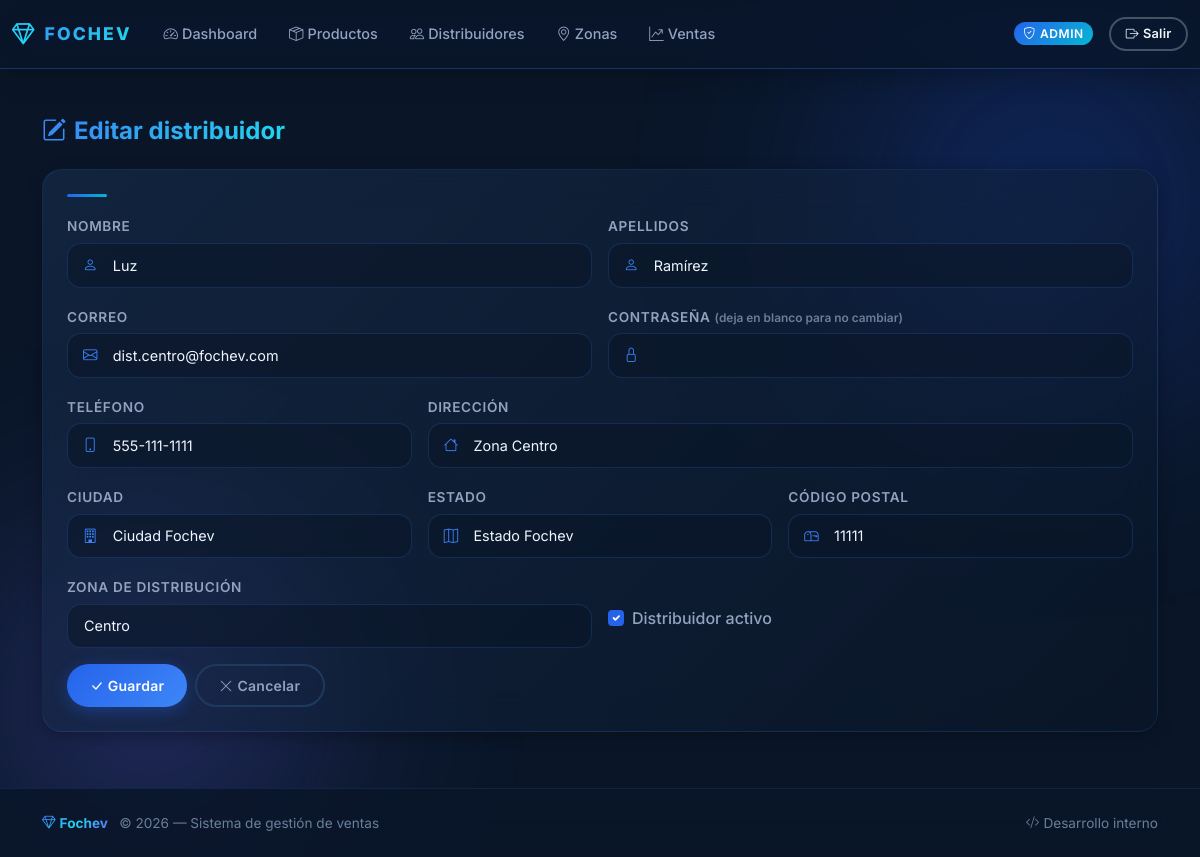
The page /admin/distributors/2/edit (signed in) on the database its author committed.
### app.py (models this page shows, shortened)
class User(db.Model):
    __tablename__ = "users"
    id = db.Column(db.Integer, primary_key=True)
    email = db.Column(db.String(120), unique=True, nullable=False)
    password_hash = db.Column(db.String(255), nullable=False)
    role = db.Column(db.String(20), nullable=False)  # admin | distributor | customer
    first_name = db.Column(db.String(100), nullable=False)
    last_name = db.Column(db.String(100), nullable=False)
    phone = db.Column(db.String(50), nullable=True)
    address = db.Column(db.String(255), nullable=True)
    city = db.Column(db.String(100), nullable=True)
    state = db.Column(db.String(100), nullable=True)
    postal_code = db.Column(db.String(20), nullable=True)
    zone_id = db.Column(db.Integer, db.ForeignKey("zones.id"), nullable=True)
    active = db.Column(db.Boolean, default=True, nullable=False)
    zone = db.relationship("Zone", back_populates="distributors", lazy=True)
    customer_orders = db.relationship(
        "Order", back_populates="customer",
        foreign_keys="Order.customer_id", lazy=True
    )
    distributor_orders = db.relationship(
        "Order", back_populates="distributor",
        foreign_keys="Order.distributor_id", lazy=True
    )

class Zone(db.Model):
    __tablename__ = "zones"
    id = db.Column(db.Integer, primary_key=True)
    name = db.Column(db.String(100), nullable=False, unique=True)
    manager_name = db.Column(db.String(120), nullable=False)
    manager_email = db.Column(db.String(120), nullable=False)
    distributors = db.relationship("User", back_populates="zone", lazy=True)
    orders = db.relationship("Order", back_populates="zone", lazy=True)

### app.py (the view, shortened to what this page needs)
@app.route("/admin/distributors/<int:dist_id>/edit", methods=["GET", "POST"])
@login_required(role="admin")
def admin_distributor_edit(dist_id):
    d = db.session.get(User, dist_id)
    if not d or d.role != "distributor":
        flash("Distribuidor no encontrado.", "danger")
        return redirect(url_for("admin_distributors"))
    zones = Zone.query.order_by(Zone.name).all()
    return render_template("admin_distributor_form.html", distributor=d, zones=zones)

### app.py (called while the page is built)
@app.before_request
def ensure_db_initialized():
    global _db_initialized
    if not _db_initialized:
        _init_db()

def get_current_user():
    user_id = session.get("user_id")
    if not user_id:
        return None
    return db.session.get(User, user_id)

def login_required(role=None):
    def decorator(fn):
        @wraps(fn)
        def wrapper(*args, **kwargs):
            user = get_current_user()
            if not user:
                flash("Debes iniciar sesión primero.", "warning")
                return redirect(url_for("login"))
            if role and user.role != role:
                flash("No tienes permiso para acceder a esta sección.", "warning")
                return redirect(url_for("index"))
            return fn(*args, **kwargs)
        return wrapper
    return decorator

@app.context_processor
def inject_now():
    return {"now": datetime.utcnow()}

### templates/admin_distributor_form.html (shortened to what this page needs)
{% extends "base.html" %}
{% if distributor %}
{% set page_title = "Editar distribuidor" %}
{% set page_icon = "bi-pencil-square" %}
{% else %}
{% set page_title = "Nuevo distribuidor" %}
{% set page_icon = "bi-person-plus" %}
{% endif %}
{% block content %}
<div class="page-header animate-in">
    <h1 class="h4">
        <i class="bi {{ page_icon }} me-2" style="color: var(--cyan-400);"></i>{{ page_title }}
    </h1>
</div>
<div class="card animate-in animate-in-1">
    <div class="card-body">
        <div class="accent-line"></div>
        <form method="post" class="row g-3">
            <div class="col-md-6">
                <label for="first_name" class="form-label">Nombre</label>
                <div class="input-icon-group">
                    <i class="bi bi-person input-icon"></i>
                    <input type="text" class="form-control" id="first_name" name="first_name"
                        value="{{ distributor.first_name if distributor else '' }}" required>
                </div>
            </div>
            <div class="col-md-6">
                <label for="last_name" class="form-label">Apellidos</label>
                <div class="input-icon-group">
                    <i class="bi bi-person input-icon"></i>
                    <input type="text" class="form-control" id="last_name" name="last_name"
                        value="{{ distributor.last_name if distributor else '' }}" required>
                </div>
            </div>
            <div class="col-md-6">
                <label for="email" class="form-label">Correo</label>
                <div class="input-icon-group">
                    <i class="bi bi-envelope input-icon"></i>
                    <input type="email" class="form-control" id="email" name="email"
                        value="{{ distributor.email if distributor else '' }}" required>
                </div>
            </div>
            <div class="col-md-6">
                <label for="password" class="form-label">
                    Contraseña
                    {% if distributor %}
                    <span class="small" style="text-transform: none; letter-spacing: 0; color: var(--text-muted);">(deja
                        en blanco para no cambiar)</span>
                    {% endif %}
                </label>
                <div class="input-icon-group">
                    <i class="bi bi-lock input-icon"></i>
                    <input type="password" class="form-control" id="password" name="password" >
                </div>
            </div>
            <div class="col-md-4">
                <label for="phone" class="form-label">Teléfono</label>
                <div class="input-icon-group">
                    <i class="bi bi-phone input-icon"></i>
                    <input type="text" class="form-control" id="phone" name="phone"
                        value="{{ distributor.phone if distributor else '' }}">
                </div>
            </div>
            <div class="col-md-8">
                <label for="address" class="form-label">Dirección</label>
                <div class="input-icon-group">
                    <i class="bi bi-house input-icon"></i>
                    <input type="text" class="form-control" id="address" name="address"
                        value="{{ distributor.address if distributor else '' }}">
                </div>
            </div>
            <div class="col-md-4">
                <label for="city" class="form-label">Ciudad</label>
                <div class="input-icon-group">
                    <i class="bi bi-building input-icon"></i>
                    <input type="text" class="form-control" id="city" name="city"
                        value="{{ distributor.city if distributor else '' }}">
                </div>
            </div>
            <div class="col-md-4">
                <label for="state" class="form-label">Estado</label>
                <div class="input-icon-group">
                    <i class="bi bi-map input-icon"></i>
                    <input type="text" class="form-control" id="state" name="state"
                        value="{{ distributor.state if distributor else '' }}">
                </div>
            </div>
            <div class="col-md-4">
                <label for="postal_code" class="form-label">Código postal</label>
                <div class="input-icon-group">
                    <i class="bi bi-mailbox input-icon"></i>
                    <input type="text" class="form-control" id="postal_code" name="postal_code"
                        value="{{ distributor.postal_code if distributor else '' }}">
                </div>
            </div>
            <div class="col-md-6">
                <label for="zone_id" class="form-label">Zona de distribución</label>
                <select id="zone_id" name="zone_id" class="form-select">
                    {% for z in zones %}
                    <option value="{{ z.id }}" {% if distributor and distributor.zone_id==z.id %}selected{% endif %}>
                        {{ z.name }}
                    </option>
                    {% endfor %}
                </select>
            </div>
            <div class="col-md-6 d-flex align-items-center">
                <div class="form-check mt-3">
                    <input class="form-check-input" type="checkbox" id="active" name="active" {% if not distributor or
                        distributor.active %}checked{% endif %}>
                    <label class="form-check-label" for="active">
                        Distribuidor activo
                    </label>
                </div>
            </div>
            <div class="col-12 d-flex gap-2">
                <button type="submit" class="btn btn-primary">
                    <i class="bi bi-check-lg me-1"></i>Guardar
                </button>
                <a href="{{ url_for('admin_distributors') }}" class="btn btn-outline-secondary">
                    <i class="bi bi-x-lg me-1"></i>Cancelar
                </a>
            </div>
        </form>
    </div>
</div>
{% endblock %}

### rows shown on the page
User: first_name "Luz", last_name "Ramírez", email "dist.centro@fochev.com", phone "555-111-1111", address "Zona Centro", city "Ciudad Fochev", state "Estado Fochev", postal_code "11111", zone_id "Centro", active "☑"

### other values the page prints
{{ page_title }} "Editar distribuidor"
